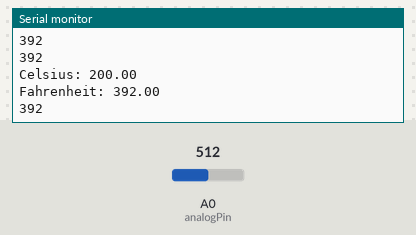
The sketch below on a simulated Arduino Uno, built with avr-gcc and run on an emulated ATmega328P. Shown: the last lines printed to the serial monitor. The inputs (shaded band) are chosen by the test bench; at power-on: A0 (analogPin) = 512.

Above: at 11.8 s.
11.9 s: A0 (analogPin) set to 716
At 12.7 s:
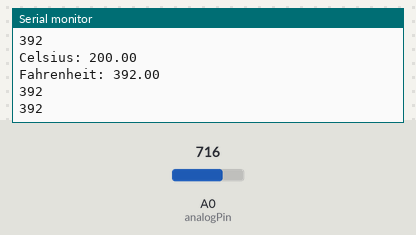
20.4 s: A0 (analogPin) set to 900
At 24.7 s:
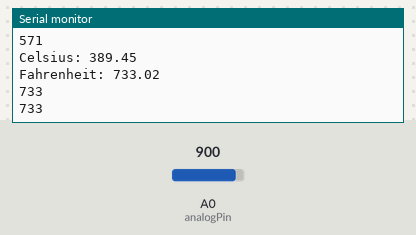
Timing chart, 0 to 26.2 s (numbered marks = the images above; inputs shaded):
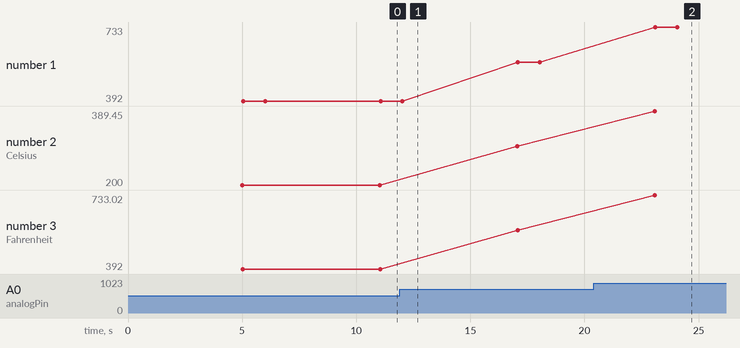

Measured:
- after the input at 20.4 s, the serial monitor: prints a new line after 2.7 s (image 2)
- plotted number 1: 392 → 571 after the input at 11.9 s, 571 → 733 after the input at 20.4 s
- plotted number 2: 200 → 299.61 after the input at 11.9 s, 299.61 → 389.45 after the input at 20.4 s
- plotted number 3: 392 → 571.3 after the input at 11.9 s, 571.3 → 733.02 after the input at 20.4 s

The sketch:

Mote_Sensor.ino
```cpp
#include <SoftwareSerial.h>

//goal is to send an xbee api packet to our connected xbee radio,
//such that the radio transmits data to another node on our network.

SoftwareSerial xbee(2,3);

int supplyVoltage = 5; // 5V
int analogPin = 0; // reading temp from pin A0
int reading; // reading from analog pin
float voltage; // reading convertered into voltage
float tempC; // temperature in Celsius
float tempF; // temperature in Fahrenheit
int temp=0;
unsigned long sensorTime = 5000; //how often to send data
unsigned long sensorLast = 0;

void setup()
{
  //xbee radio rx tx can be attached to pins 2 and 3 (software serial)
  //, or to pins 0 and 1 (hardward serial)

  //we'll use pins 2 and 3, because we'll want to debug over usb
  Serial.begin(9600); //for debugging
  xbee.begin(9600); //to talk to the xbee
}


//changes PAN ID and then broadcasts
void sendPacket()
{
  unsigned char packet[20] = {0};  //actual size will change (initialize to all zeros)
  unsigned int packetLength = 16;

  packet[0] = 0x7E;
  packet[1] = (packetLength >> 8) & 0xFF; //get MSB
  packet[2] = (packetLength >> 0) & 0xFF; //get LSB

  //frame specific data
  packet[3] = 0x10; //send data identifier (tx request)
  packet[4] = 0x01; //packet id

  //64-bit address of destination
  /*
  packet[5] = 0x00;
  packet[6] = 0x13;
  packet[7] = 0xA2;
  packet[8] = 0x00;
  packet[9] = 0x40;
  packet[10] = 0x90;
  packet[11] = 0x2D;
  packet[12] = 0xF4;
  */

  //broadcast
  packet[5] = 0x00;
  packet[6] = 0x00;
  packet[7] = 0x00;
  packet[8] = 0x00;
  packet[9] = 0x00;
  packet[10] = 0x00;
  packet[11] = 0xFF;
  packet[12] = 0xFF;

  //16 bit address, set to 0xFFFE if not known
  packet[13] = 0xFF;
  packet[14] = 0xFE;

  packet[15] = 0x00; //10 hops (maximum)
  packet[16] = 0x01; //disable ack

  //now comes the actual data
  Serial.println(temp);
  packet[17] = (temp >> 8) & 0xFF; //MSB
  packet[18] = (temp >> 0) & 0xFF;  //LSB


  //checksum
  unsigned long byteSum = 0;

  for(int i=3;i < 19;i++)
  {
    byteSum += packet[i];
  }

  packet[19] = 0xFF - (byteSum & 0xFF);

  Serial.println();

  //actually write the byte data to software serial
  for(int i=0;i<20;i++)
  {
    xbee.write(packet[i]);
  }
}


void getSensorData()
{
   reading = analogRead(analogPin);

  // Convert reading into voltage
  float voltage = (reading * supplyVoltage) / 1024.0;

  // Convert milliVolt reading to temp based on datasheet
  // Scale factor 10 mV/C and 500 mV offset (750mV = 25C)
  tempC = (voltage - 0.5) * 100;
  tempF = (tempC * 9.0 / 5.0) + 32.0;

   temp = (int) tempF;
  // Output values over Serial
  Serial.print("Celsius: " );
  Serial.println(tempC);
  Serial.print("Fahrenheit: " );
  Serial.println(tempF);
  Serial.println(temp);

  delay(1000); // output once every second
}

void loop()
{
  if(millis()-sensorLast > sensorTime)
  {
    getSensorData();
    sendPacket();
    sensorLast = millis(); //wait until next time period passes
  }
}
```
